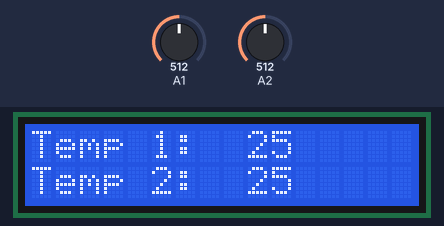
Recording of a sketch running on a simulated Arduino Uno, built with avr-gcc and run on an emulated ATmega328P. Parts: 16×2 character LCD. Inputs (shaded band) come from the test bench; at power-on: A1 = 512, A2 = 512.

Above: at 1.3 s.
1.4 s: A1 set to 716
At 2.8 s:
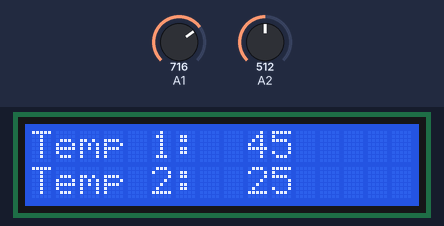
3.1 s: A2 set to 716
At 4.2 s:
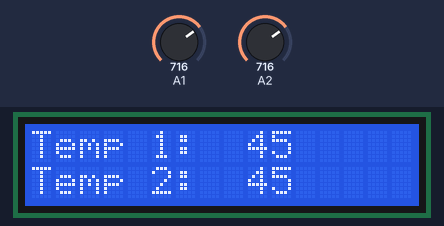
4.6 s: A1 set to 900
At 5.6 s:
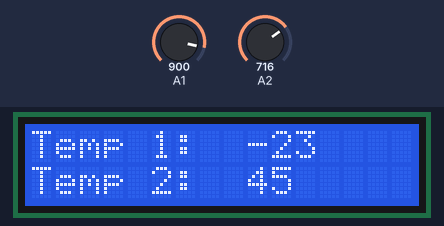
6.1 s: A2 set to 900
At 6.9 s:
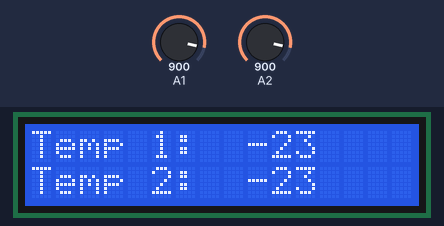
7.6 s: A1 set to 1023
At 8.3 s:
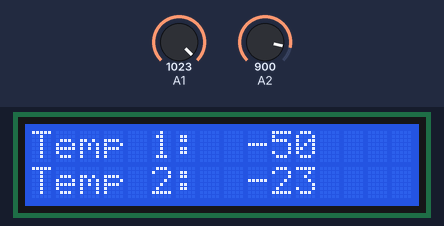
9.2 s: A2 set to 1023
At 9.7 s:
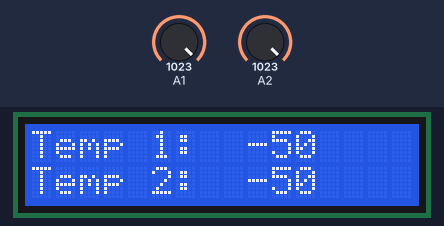
Timing chart, 0 to 11.7 s (numbered marks = the images above; inputs shaded):
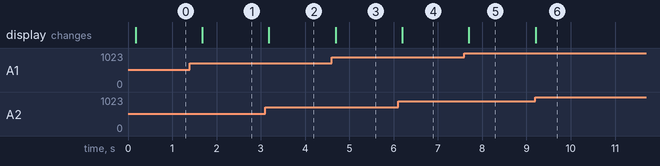

The sketch:

tempdisplay.ino
```cpp
#include <LiquidCrystal.h>

LiquidCrystal lcd(8, 13, 9, 4, 5, 6, 7);

const int temps[]  = {984, 982, 980, 978, 976, 974, 972, 969, 967, 964,
962, 959, 956, 953, 950, 946, 943, 940, 936, 932, 928, 924, 920, 916, 911, 907,
902, 897, 892, 887, 882, 876, 871, 865, 859, 853, 846, 840, 833, 827, 820, 813,
806, 798, 791, 783, 775, 768, 759, 751, 743, 735, 726, 717, 709, 700, 691, 682,
673, 663, 654, 645, 635, 626, 616, 607, 597, 588, 578, 569, 559, 550, 540, 530,
521, 512, 502, 493, 483, 474, 465, 456, 447, 438, 429, 420, 411, 403, 394, 386,
378, 370, 362, 354, 346, 338, 331, 323, 316, 309, 302, 295, 288, 281, 275, 268,
262, 256, 250, 244, 238, 232, 227, 222, 216, 211, 206, 201, 196, 191, 187, 182,
178, 174, 170, 165, 161, 158, 154, 150, 146, 143, 139, 136, 133, 130, 127, 124,
121, 118, 115 };


void setup() {
  // put your setup code here, to run once:
  lcd.begin(16,2);
  lcd.clear();
  lcd.setCursor(0,0);
  lcd.clear();
  lcd.setCursor(0,0);
  lcd.print("Temp 1:  0C");
  lcd.setCursor(0,1);
  lcd.print("Temp 2:  0C");
  delay(100);
}

void loop() {
  // put your main code here, to run repeatedly:

  int temp1 = analogRead(A1);
  int temp2 = analogRead(A2);

  int i = 0;
  while(temp1<temps[i])  {
    i++;
  }
  temp1 = i-50;

  i = 0;
  while(temp2<temps[i])  {
    i++;
  }
  temp2 = i-50;


  lcd.setCursor(9,0);
  lcd.print(temp1);
  lcd.setCursor(9,1);
  lcd.print(temp2);
  \
  delay(300);

}
```

Measured:
- after the input at 1.4 s, the display: changes after 0.28 s (image 1)
- after the input at 3.1 s, the display: changes after 0.08 s (image 2)
- after the input at 4.6 s, the display: changes after 0.09 s (image 3)
- after the input at 6.1 s, the display: changes after 0.09 s (image 4)
- after the input at 7.6 s, the display: changes after 0.10 s (image 5)
- after the input at 9.2 s, the display: changes at once (image 6)
